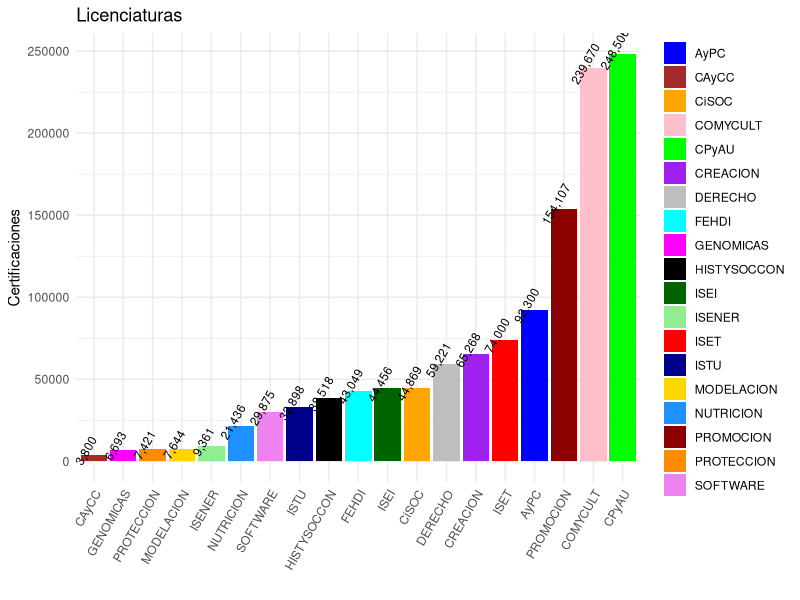
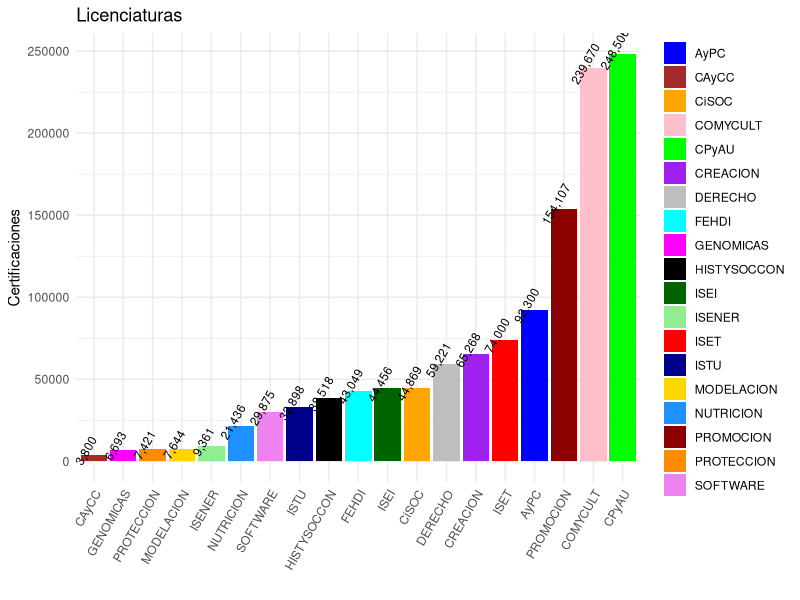

These charts were generated, in order, by the following R code:
# >><<>><< >><<>><< >><<>><< >><<>><< >><<>><< >><<>><< >><<>><< >><<>><< >><<>><<
setwd("~/Documentos/MiGitHub/ProyectoCertificacion")
# >><<>><< >><<>><< >><<>><< >><<>><< >><<>><< >><<>><< >><<>><< >><<>><< >><<>><<
library(ggplot2)
library(scales)
library(gridExtra)
# >><<>><< >><<>><< >><<>><< >><<>><< >><<>><< >><<>><< >><<>><< >><<>><< >><<>><<
# Los datos de la tabla
data <- data.frame(
  Categoria = c("ISET", "AyPC", "CPyAU", "CAyCC", "GENOMICAS", "CiSOC", "COMYCULT", "CREACION", "DERECHO", "FEHDI", "HISTYSOCCON", "SOFTWARE", "ISTU", "ISEI", "ISENER", "MODELACION", "NUTRICION", "PROMOCION", "PROTECCION"),
  V1 = c(74000, 92300, 248506, 3800, 6693, 44869, 239670, 65268, 59221, 43049, 38518, 29875, 32898, 44456, 9361, 7644, 21436, 154107, 7421)
)
# >><<>><< >><<>><< >><<>><< >><<>><< >><<>><< >><<>><< >><<>><< >><<>><< >><<>><<
# Define una paleta de colores personalizada
colores <- c("ISET" = "red", "AyPC" = "blue", "CPyAU" = "green", 
             "CAyCC" = "brown", "GENOMICAS" = "magenta","CiSOC" = "orange",
             "COMYCULT" = "pink", "CREACION" = "purple", "DERECHO" = "gray",
             "FEHDI" = "cyan","HISTYSOCCON" = "black", "SOFTWARE" = "violet", 
             "ISTU" = "darkblue","ISEI" = "darkgreen", "ISENER" = "lightgreen",
             "MODELACION" = "gold", "NUTRICION" = "dodgerblue", 
             "PROMOCION" = "darkred", "PROTECCION" = "darkorange")
# >><<>><< >><<>><< >><<>><< >><<>><< >><<>><< >><<>><< >><<>><< >><<>><< >><<>><<
# Crea el gráfico de barras con etiquetas personalizadas
p <- ggplot(data, aes(x = reorder(Categoria, V1), y = V1, fill = Categoria)) +
  geom_bar(stat = "identity") +
  geom_text(aes(label = comma(V1)), vjust = -0.5, angle = 60, size = 3) +
  scale_fill_manual(values = colores) +
  labs(title = "Licenciaturas", x = "", y = "Certificaciones") +
  theme_minimal() +  labs(fill = "")+
  theme(axis.text.x = element_text(angle = 60, hjust = 1))
# >><<>><< >><<>><< >><<>><< >><<>><< >><<>><< >><<>><< >><<>><< >><<>><< >><<>><<
print(p)
ggsave("graficoCertificacionesLicGral.pdf", plot = p, width = 12.9, height = 7.36)
# >><<>><< >><<>><< >><<>><< >><<>><< >><<>><< >><<>><< >><<>><< >><<>><< >><<>><<